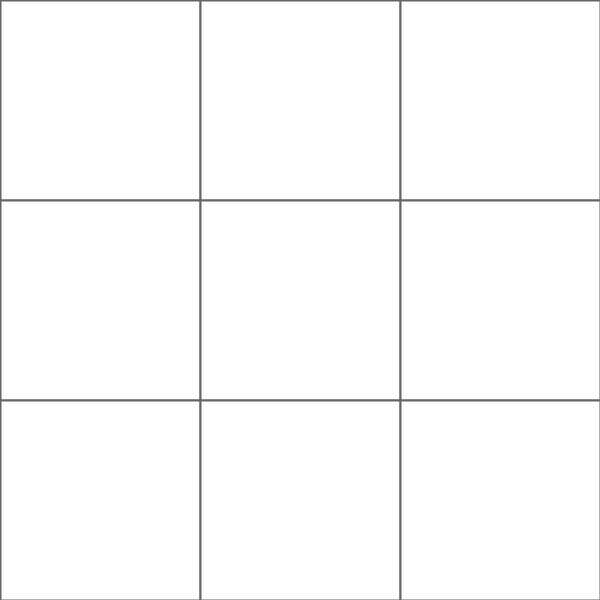
Frame 1 (no input)
Frame 60 (the mouse pressed at the canvas centre just before this capture): identical to frame 1, image omitted
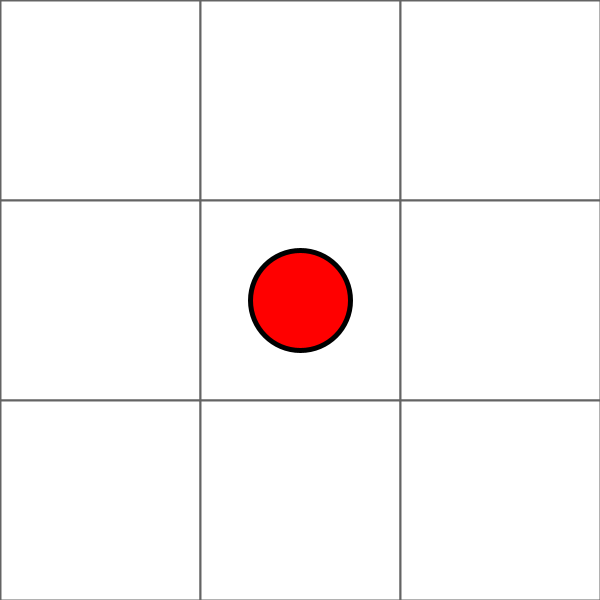
Frame 120 (the mouse held since frame 60 and released just before this capture)

The Processing sketch that drew these frames (run headless with seeded random() and noise(); from frame 60 on, the mouse is pressed at the canvas centre):

// Processing sketch: tateti
// ── tateti.pde
int cant = 3;
int tam;
boolean [][] juga1 = new boolean [cant][cant];
boolean [][] juga2 = new boolean [cant][cant];
void setup() {
  size(600, 600);
  tam = width/cant;
  for (int i=0; i<cant; i++) {
    for (int j=0; j<cant; j++) {
      juga1[i][j] = false;
      juga2[i][j] = false;
    }
  }
}
void draw() {
  background(255);
  for (int i=0; i<cant; i++) {
    for (int j=0; j<cant; j++) {
      strokeWeight(2); 
      stroke(100);
      fill(255);
      rect(i*tam, j*tam, tam, tam); // tablero
      if (juga1[i][j]) {
        cruz(i*tam, j*tam, tam, tam);
      }
      if (juga2[i][j]) {
        circulo(i*tam+tam/2, j*tam+tam/2, tam/2, tam/2);
      }
    }
  }
  // falta determinar condiciones para ganar en cada jugador
}

void mousePressed() { // ESTO HAY QUE COMPLETARLO
  for (int i=0; i<cant; i++) {
    for (int j=0; j<cant; j++) {
      if (mouseX>i*tam && mouseX<i*tam+tam && mouseY>j*tam && mouseY<j*tam+tam) {
        juga2[i][j] = true;
      }
      /* FALTA: alternancia entre jugadores*/
    }
  }
}

// funciones para las fichas de cada jugador
void circulo(int px, int py, int ancho, int alto) {
  strokeWeight(5); 
  stroke(0);
  fill(255, 0, 0);
  ellipse(px, py, ancho, alto);
}
void cruz (int px, int py, int ancho, int alto) {
  strokeWeight(5); 
  stroke(0, 0, 255);
  line(px, py, px+ancho, py+alto);
  line(px, py+alto, px+ancho, py);
}

// ── reglasJuego.pde
/* 
tablero de juego
grilla 3x3
fichas para cada jugador
circulo y cruz

Reglas juego
Cada jugador alterna su turno hasta
completar una linea horizontal, vertical o diagonal


*/
